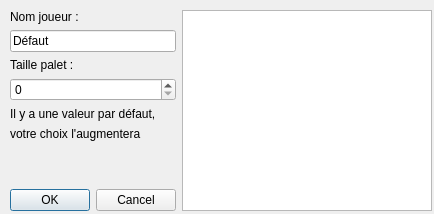
<?xml version="1.0" encoding="UTF-8"?>
<ui version="4.0">
 <class>StartGame</class>
 <widget class="QDialog" name="StartGame">
  <property name="geometry">
   <rect>
    <x>0</x>
    <y>0</y>
    <width>434</width>
    <height>214</height>
   </rect>
  </property>
  <property name="windowTitle">
   <string>Casse-Briques</string>
  </property>
  <widget class="QWidget" name="layoutWidget">
   <property name="geometry">
    <rect>
     <x>10</x>
     <y>10</y>
     <width>422</width>
     <height>201</height>
    </rect>
   </property>
   <layout class="QHBoxLayout" name="horizontalLayout">
    <item>
     <layout class="QVBoxLayout" name="verticalLayout">
      <item>
       <widget class="QLabel" name="label">
        <property name="text">
         <string>Nom joueur :</string>
        </property>
       </widget>
      </item>
      <item>
       <widget class="QLineEdit" name="lineEdit">
        <property name="text">
         <string>Défaut</string>
        </property>
       </widget>
      </item>
      <item>
       <widget class="QLabel" name="label_2">
        <property name="text">
         <string>Taille palet :</string>
        </property>
       </widget>
      </item>
      <item>
       <widget class="QSpinBox" name="spinBox">
        <property name="maximum">
         <number>120</number>
        </property>
       </widget>
      </item>
      <item>
       <widget class="QLabel" name="label_3">
        <property name="text">
         <string>Il y a une valeur par défaut,</string>
        </property>
       </widget>
      </item>
      <item>
       <widget class="QLabel" name="label_4">
        <property name="text">
         <string>votre choix l'augmentera</string>
        </property>
       </widget>
      </item>
      <item>
       <spacer name="verticalSpacer">
        <property name="orientation">
         <enum>Qt::Vertical</enum>
        </property>
        <property name="sizeHint" stdset="0">
         <size>
          <width>20</width>
          <height>78</height>
         </size>
        </property>
       </spacer>
      </item>
      <item>
       <widget class="QDialogButtonBox" name="buttonBox">
        <property name="orientation">
         <enum>Qt::Horizontal</enum>
        </property>
        <property name="standardButtons">
         <set>QDialogButtonBox::Cancel|QDialogButtonBox::Ok</set>
        </property>
       </widget>
      </item>
     </layout>
    </item>
    <item>
     <widget class="QTextEdit" name="textEdit">
      <property name="readOnly">
       <bool>true</bool>
      </property>
     </widget>
    </item>
   </layout>
  </widget>
 </widget>
 <resources/>
 <connections>
  <connection>
   <sender>buttonBox</sender>
   <signal>accepted()</signal>
   <receiver>StartGame</receiver>
   <slot>start()</slot>
   <hints>
    <hint type="sourcelabel">
     <x>167</x>
     <y>200</y>
    </hint>
    <hint type="destinationlabel">
     <x>157</x>
     <y>237</y>
    </hint>
   </hints>
  </connection>
  <connection>
   <sender>buttonBox</sender>
   <signal>rejected()</signal>
   <receiver>StartGame</receiver>
   <slot>reject()</slot>
   <hints>
    <hint type="sourcelabel">
     <x>167</x>
     <y>206</y>
    </hint>
    <hint type="destinationlabel">
     <x>286</x>
     <y>237</y>
    </hint>
   </hints>
  </connection>
 </connections>
 <slots>
  <slot>start()</slot>
 </slots>
</ui>
